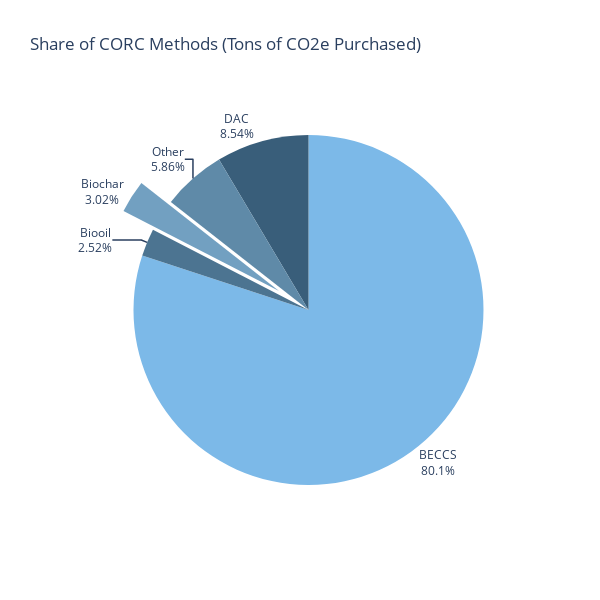

The notebook cell this image was saved under:
### Code cell
fig = go.Figure()
fig = go.Figure(data=go.Pie(labels=purchased["CDR Method"], values=purchased["Tons Purchased"], pull=[0, 0.2, 0, 0, 0], textinfo='percent', textposition='inside'))
fig.update_traces(textposition='outside', textinfo='percent+label', marker=dict(colors=['#7CB9E8', '#72A0C1', '#5F8AA8', '#4C7491', '#395E7A']))
fig.update_layout(showlegend=False, height=600, width=600, title="Share of CORC Methods (Tons of CO2e Purchased)")

### Figure 1 — Plotly figure (JSON) as saved in the notebook; plotly's stock layout.template omitted (floating-point values rounded to 4 significant figures)
{"data": [{"labels": ["BECCS", "Biochar", "Other", "Biooil", "DAC"], "marker": {"colors": ["#7CB9E8", "#72A0C1", "#5F8AA8", "#4C7491", "#395E7A"]}, "pull": [0, 0.2, 0, 0, 0], "textinfo": "percent+label", "textposition": "outside", "type": "pie", "values": [5212000, 196300.0, 381841, 164200.0, 556300.0]}], "layout": {"height": 600, "showlegend": false, "title": {"text": "Share of CORC Methods (Tons of CO2e Purchased)"}, "width": 600}}
